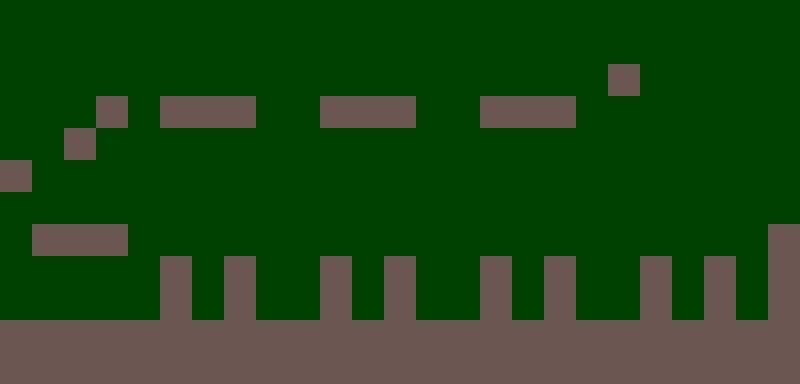

Below is a game level as drawn by its tile map, then a one-line description and the .tmx file that defines it, in full:
An orthogonal 25x12 tile map with 32x32 px tiles, 1 tile layer (Capa de patrones 1) and 28 objects (4x pinchos, 3x coin, player, puerta).

<map version="1.10" tiledversion="1.10.1" orientation="orthogonal" renderorder="right-down" width="25" height="12" tilewidth="32" tileheight="32" infinite="0" nextlayerid="5" nextobjectid="43">
 <tileset firstgid="1" source="Spritesheet.tsx" />
 <layer id="1" name="Capa de patrones 1" width="25" height="12">
  <data encoding="csv">
7,7,7,7,7,7,7,7,7,7,7,7,7,7,7,7,7,7,7,7,7,7,7,7,7,
7,7,7,7,7,7,7,7,7,7,7,7,7,7,7,7,7,7,7,7,7,7,7,7,7,
7,7,7,7,7,7,7,7,7,7,7,7,7,7,7,7,7,7,7,6,7,7,7,7,7,
7,7,7,6,7,6,6,6,7,7,6,6,6,7,7,6,6,6,7,7,7,7,7,7,7,
7,7,6,7,7,7,7,7,7,7,7,7,7,7,7,7,7,7,7,7,7,7,7,7,7,
6,7,7,7,7,7,7,7,7,7,7,7,7,7,7,7,7,7,7,7,7,7,7,7,7,
7,7,7,7,7,7,7,7,7,7,7,7,7,7,7,7,7,7,7,7,7,7,7,7,7,
7,6,6,6,7,7,7,7,7,7,7,7,7,7,7,7,7,7,7,7,7,7,7,7,6,
7,7,7,7,7,6,7,6,7,7,6,7,6,7,7,6,7,6,7,7,6,7,6,7,6,
7,7,7,7,7,6,7,6,7,7,6,7,6,7,7,6,7,6,7,7,6,7,6,7,6,
6,6,6,6,6,6,6,6,6,6,6,6,6,6,6,6,6,6,6,6,6,6,6,6,6,
6,6,6,6,6,6,6,6,6,6,6,6,6,6,6,6,6,6,6,6,6,6,6,6,6
</data>
 </layer>
 <objectgroup id="2" name="Objetos">
  <object id="28" type="pinchos" gid="8" x="591.333" y="320.667" width="32" height="32" />
  <object id="29" type="pinchos" gid="8" x="430" y="320.667" width="32" height="32" />
  <object id="30" type="pinchos" gid="8" x="266.667" y="320" width="32" height="32" />
  <object id="31" type="player" gid="1" x="767" y="190.5" width="32" height="32" />
  <object id="34" type="coin" gid="4" x="545.333" y="221.333" width="32" height="32" />
  <object id="35" type="coin" gid="4" x="321.333" y="222.667" width="32" height="32" />
  <object id="36" type="coin" gid="4" x="433.333" y="66.6667" width="32" height="32" />
  <object id="37" type="puerta" gid="3" x="608.5" y="63.75" width="32" height="32">
   <properties>
    <property name="SiguienteNivel" value="nivel12.tmx" />
   </properties>
  </object>
  <object id="39" type="pinchos" gid="8" x="352.667" y="95.3333" width="32" height="32" />
 </objectgroup>
 <objectgroup id="3" name="Plataforma">
  <object id="8" x="544.06" y="256.076" width="31.9105" height="64" />
  <object id="10" x="480.056" y="256" width="31.9543" height="64.5" />
  <object id="11" x="383.886" y="255.913" width="31.9105" height="64" />
  <object id="12" x="319.97" y="255.993" width="32.0277" height="64" />
  <object id="13" x="223.916" y="256.005" width="32.1714" height="63.7826" />
  <object id="14" x="159.912" y="256.024" width="31.9105" height="63.8125" />
  <object id="15" x="703.995" y="255.788" width="31.9829" height="64" />
  <object id="16" x="640.037" y="256.005" width="31.9594" height="64.207" />
  <object id="17" x="768" y="223.994" width="32.2727" height="96.1875" />
  <object id="18" x="31.9394" y="224.485" width="96.6061" height="31.5152" />
  <object id="19" x="1.33333" y="159.333" width="30.6667" height="32.7917" />
  <object id="22" x="480.833" y="96.0833" width="95.75" height="31.9167" />
  <object id="23" x="607.958" y="63.8333" width="31.7917" height="32" />
  <object id="24" x="320" y="95.9167" width="95.75" height="31.9167" />
  <object id="25" x="160.125" y="96.5417" width="95.75" height="31.9167" />
  <object id="26" x="96.3333" y="96.1667" width="32.3333" height="32.1667" />
  <object id="27" x="64.2083" y="127.995" width="31.7917" height="31.9636" />
  <object id="33" x="-0.0506061" y="320.045" width="799.98" height="63.9091" />
 </objectgroup>
 <objectgroup id="4" name="ParaSaltar" visible="0">
  <object id="42" x="-0.968" y="97.625" width="799.936" height="286.75" />
 </objectgroup>
</map>
